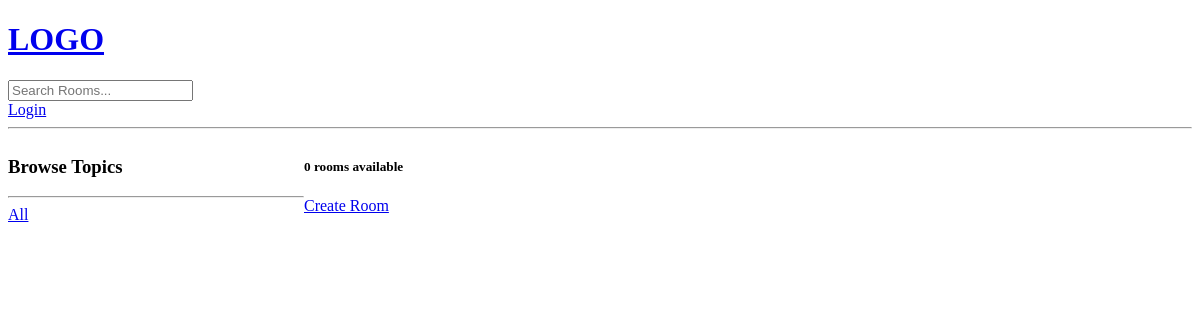
The app's page /, older data.
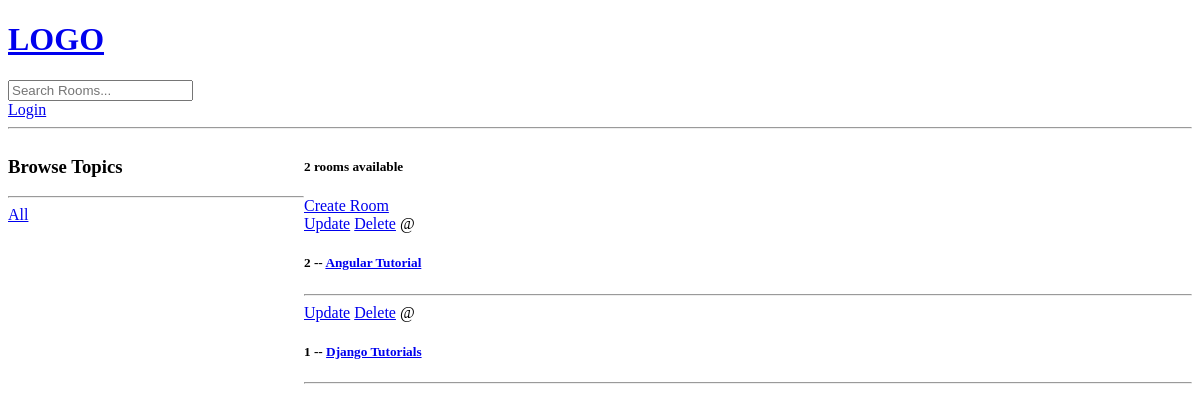
The same page, newer data.
### base/models.py (models this page shows, shortened)
class Room(models.Model):
    host = models.ForeignKey(User, on_delete=models.SET_NULL, null=True)
    topic = models.ForeignKey(Topic, on_delete=models.SET_NULL, null=True)
    name = models.CharField(max_length=200)
    description = models.TextField(null=True, blank=True)
    updated = models.DateTimeField(auto_now=True)
    created = models.DateTimeField(auto_now_add=True)
    class Meta:
        ordering = ['-updated','-created']

### base/views.py (the view)
# urls.py: path('', views.home, name="home"),
def home(request):
    q = request.GET.get('q') if request.GET.get('q') != None else ''
    rooms = Room.objects.filter(
        Q(topic__name__icontains=q)|
        Q(name__icontains=q)|
        Q(description__icontains=q)
    )
    topics = Topic.objects.all()
    room_count = rooms.count()
    context = {'rooms':rooms, 'topics':topics, 'room_count':room_count}
    return render(request,'base/home.html', context)

### base/templates/base/home.html (shortened to what this page needs)
{% extends 'main.html' %}
{% block content %}
<div class="home-container">
    <div>
        <h3>Browse Topics</h3>
        <hr>
        <div>
            <a href="{% url 'home' %}">All</a>
        </div>
    </div>
    <div>
        <h5>{{room_count}} rooms available</h5>
        <a href="{% url 'create-room' %}">Create Room</a>
        <div>
            {% for room in rooms %}
            <div>
                <a href="{% url 'update-room' room.id %}">Update</a>
                <a href="{% url 'delete-room' room.id %}">Delete</a>
                <span>@{{room.host.username}}</span>
                <h5>{{room.id}} -- <a href="{% url 'room' room.id %}">{{room.name}}</a></h5>
                <hr>
            </div>
            {% endfor %}
        </div>
    </div>
</div>
{% endblock %}

Row changes from the older to the newer data that the page shows:
added Room: id "2", name "Angular Tutorial"
added Room: id "1", name "Django Tutorials"
Text that changed along with them:
{{ room_count }}: "0" → "2"
